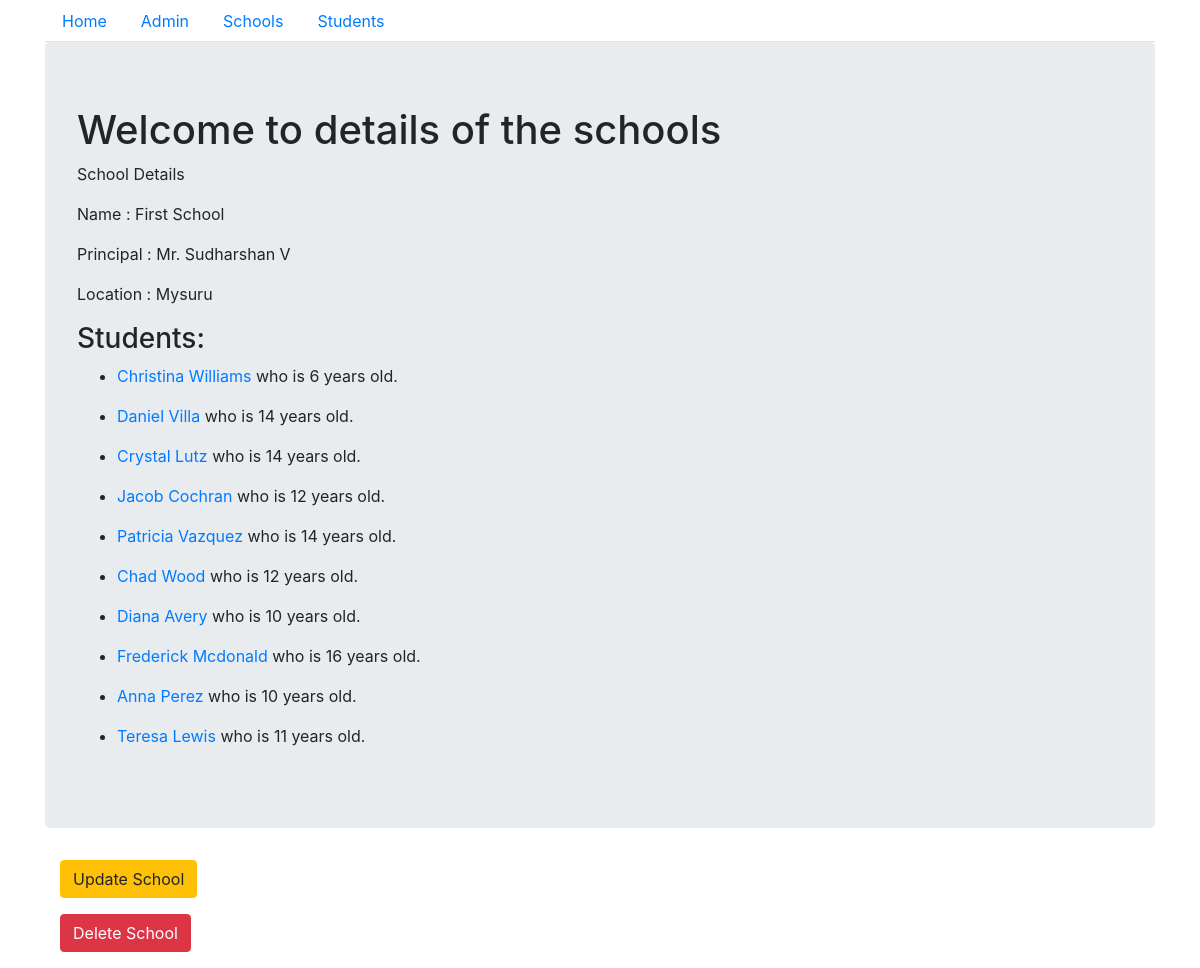
Screenshot of /basic_app/schooldetail/3/ with the database file from the repository.
### basic_app/models.py (models this page shows, shortened)
class School(models.Model):
    name = models.CharField(max_length=256)
    principal = models.CharField(max_length=256)
    location = models.CharField(max_length=256)

class Student(models.Model):
    name = models.CharField(max_length=256)
    age = models.PositiveIntegerField()
    school = models.ForeignKey(School, related_name='students', on_delete=models.CASCADE)

### basic_app/views.py (the view)
# urls.py: path('schooldetail/<int:pk>/',views.SchoolDetailView.as_view(),name = 'detail'),
class SchoolDetailView(DetailView):
    context_object_name = 'schools'
    model = models.School
    template_name = 'basic_app/school_detail.html'

### basic_app/templates/basic_app/school_detail.html
{% extends "basic_app/base.html" %}
{% block body_block %}
    <div class="jumbotron">
        <h1>Welcome to details of the schools</h1>
        <p>School Details</p>
        <p>Name : {{schools.name}}</p>
        <p>Principal : {{schools.principal}}</p>
        <p>Location : {{schools.location}}</p>
        <h3>Students:</h3>
        {% for student in schools.students.all %}
        <ul>
            <li><a href="{% url 'basic_app:sdetail' student.pk %}">{{student.name}}</a> who is {{student.age}} years old.</li>
        </ul>
        {% endfor %}
    </div>
    <div class="container">
        <p> <a class="btn btn-warning" href="{% url 'basic_app:update' pk=schools.pk %}">Update School</a> </p>
        <p> <a class="btn btn-danger" href="{% url 'basic_app:delete' pk=schools.pk %}">Delete School</a> </p>
    </div>
{% endblock %}

### rows the page displays
School: name "First School", principal "Mr. Sudharshan V", location "Mysuru"
Student: name "Christina Williams", age "6"
Student: name "Daniel Villa", age "14"
Student: name "Crystal Lutz", age "14"
Student: name "Jacob Cochran", age "12"
Student: name "Patricia Vazquez", age "14"
Student: name "Chad Wood", age "12"
Student: name "Diana Avery", age "10"
Student: name "Frederick Mcdonald", age "16"
Student: name "Anna Perez", age "10"
Student: name "Teresa Lewis", age "11"
